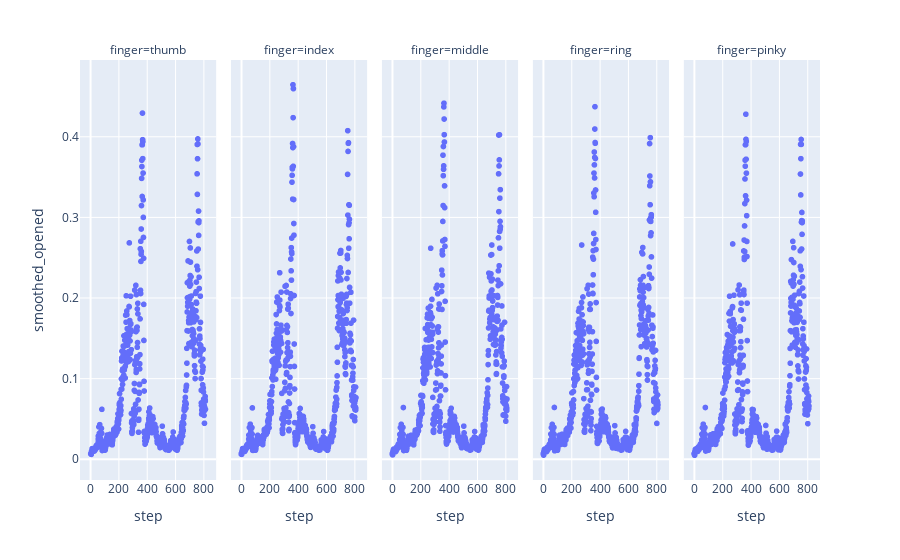

The code cell stored with this chart in its notebook:
### Markdown cell above
The data is still a bit noisy, we can likely benefit by smoothing the data a bit:

### Code cell
# Smooths using a rolling-window average. The window size here is the number of "steps"
# or frames. If the recording is at 30fps, a window of 30 would be a 1 second window.
smoothed = rad_df.rolling(window=5, on="step").mean()

rad_df["smoothed_opened"] = smoothed["opened"]

px.scatter(rad_df, x="step", y="smoothed_opened", facet_col="finger")

### Figure 1 — Plotly figure (JSON) as saved in the notebook; plotly's stock layout.template omitted (floating-point values rounded to 4 significant figures; data arrays with more than 128 entries replaced by an {"elided": "..."} marker saying what was removed)
{"data": [{"hovertemplate": "finger=thumb<br>step=%{x}<br>smoothed_opened=%{y}<extra></extra>", "legendgroup": "", "marker": {"color": "#636efa", "symbol": "circle"}, "mode": "markers", "name": "", "showlegend": false, "type": "scattergl", "x": {"elided": "813 int values"}, "xaxis": "x", "y": {"elided": "813 float values"}, "yaxis": "y"}, {"hovertemplate": "finger=index<br>step=%{x}<br>smoothed_opened=%{y}<extra></extra>", "legendgroup": "", "marker": {"color": "#636efa", "symbol": "circle"}, "mode": "markers", "name": "", "showlegend": false, "type": "scattergl", "x": {"elided": "813 int values"}, "xaxis": "x2", "y": {"elided": "813 float values"}, "yaxis": "y2"}, {"hovertemplate": "finger=middle<br>step=%{x}<br>smoothed_opened=%{y}<extra></extra>", "legendgroup": "", "marker": {"color": "#636efa", "symbol": "circle"}, "mode": "markers", "name": "", "showlegend": false, "type": "scattergl", "x": {"elided": "813 int values"}, "xaxis": "x3", "y": {"elided": "813 float values"}, "yaxis": "y3"}, {"hovertemplate": "finger=ring<br>step=%{x}<br>smoothed_opened=%{y}<extra></extra>", "legendgroup": "", "marker": {"color": "#636efa", "symbol": "circle"}, "mode": "markers", "name": "", "showlegend": false, "type": "scattergl", "x": {"elided": "813 int values"}, "xaxis": "x4", "y": {"elided": "813 float values"}, "yaxis": "y4"}, {"hovertemplate": "finger=pinky<br>step=%{x}<br>smoothed_opened=%{y}<extra></extra>", "legendgroup": "", "marker": {"color": "#636efa", "symbol": "circle"}, "mode": "markers", "name": "", "showlegend": false, "type": "scattergl", "x": {"elided": "813 int values"}, "xaxis": "x5", "y": {"elided": "813 float values"}, "yaxis": "y5"}], "layout": {"annotations": [{"font": {}, "showarrow": false, "text": "finger=thumb", "x": 0.092, "xanchor": "center", "xref": "paper", "y": 1, "yanchor": "bottom", "yref": "paper"}, {"font": {}, "showarrow": false, "text": "finger=index", "x": 0.296, "xanchor": "center", "xref": "paper", "y": 1, "yanchor": "bottom", "yref": "paper"}, {"font": {}, "showarrow": false, "text": "finger=middle", "x": 0.5, "xanchor": "center", "xref": "paper", "y": 1, "yanchor": "bottom", "yref": "paper"}, {"font": {}, "showarrow": false, "text": "finger=ring", "x": 0.704, "xanchor": "center", "xref": "paper", "y": 1, "yanchor": "bottom", "yref": "paper"}, {"font": {}, "showarrow": false, "text": "finger=pinky", "x": 0.908, "xanchor": "center", "xref": "paper", "y": 1, "yanchor": "bottom", "yref": "paper"}], "autosize": true, "dragmode": "zoom", "legend": {"tracegroupgap": 0}, "margin": {"t": 60}, "xaxis": {"anchor": "y", "autorange": true, "domain": [0, 0.184], "range": [-70.31, 882.3], "title": {"text": "step"}, "type": "linear"}, "xaxis2": {"anchor": "y2", "autorange": true, "domain": [0.204, 0.388], "matches": "x", "range": [-70.31, 882.3], "title": {"text": "step"}, "type": "linear"}, "xaxis3": {"anchor": "y3", "autorange": true, "domain": [0.408, 0.592], "matches": "x", "range": [-70.31, 882.3], "title": {"text": "step"}, "type": "linear"}, "xaxis4": {"anchor": "y4", "autorange": true, "domain": [0.612, 0.796], "matches": "x", "range": [-70.31, 882.3], "title": {"text": "step"}, "type": "linear"}, "xaxis5": {"anchor": "y5", "autorange": true, "domain": [0.816, 1], "matches": "x", "range": [-70.31, 882.3], "title": {"text": "step"}, "type": "linear"}, "yaxis": {"anchor": "x", "autorange": true, "domain": [0, 1], "range": [-0.02758, 0.4971], "title": {"text": "smoothed_opened"}, "type": "linear"}, "yaxis2": {"anchor": "x2", "autorange": true, "domain": [0, 1], "matches": "y", "range": [-0.02758, 0.4971], "showticklabels": false, "type": "linear"}, "yaxis3": {"anchor": "x3", "autorange": true, "domain": [0, 1], "matches": "y", "range": [-0.02758, 0.4971], "showticklabels": false, "type": "linear"}, "yaxis4": {"anchor": "x4", "autorange": true, "domain": [0, 1], "matches": "y", "range": [-0.02758, 0.4971], "showticklabels": false, "type": "linear"}, "yaxis5": {"anchor": "x5", "autorange": true, "domain": [0, 1], "matches": "y", "range": [-0.02758, 0.4971], "showticklabels": false, "type": "linear"}}}
